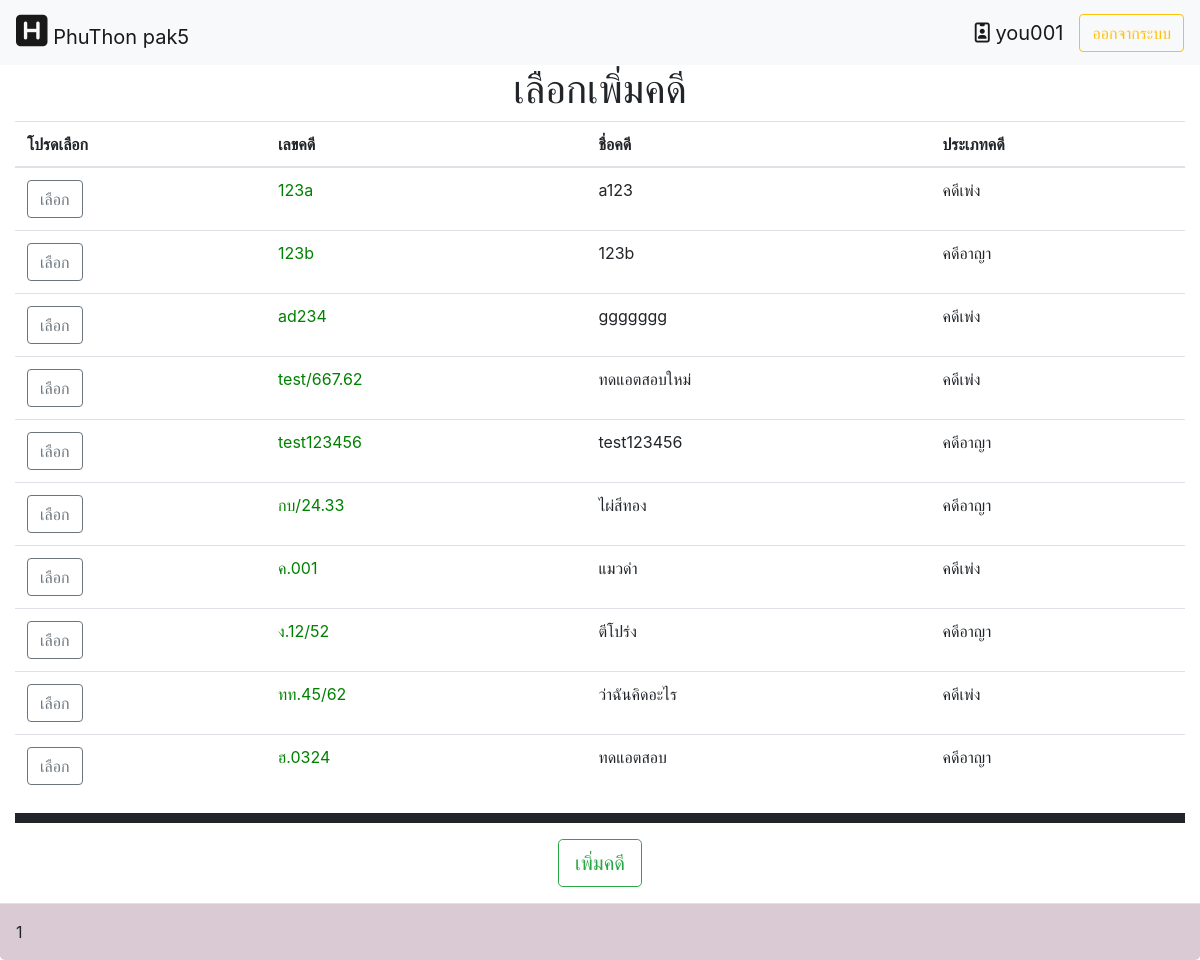
The page /home.php?&module=2&action=2 (signed in) on the database as committed earlier.
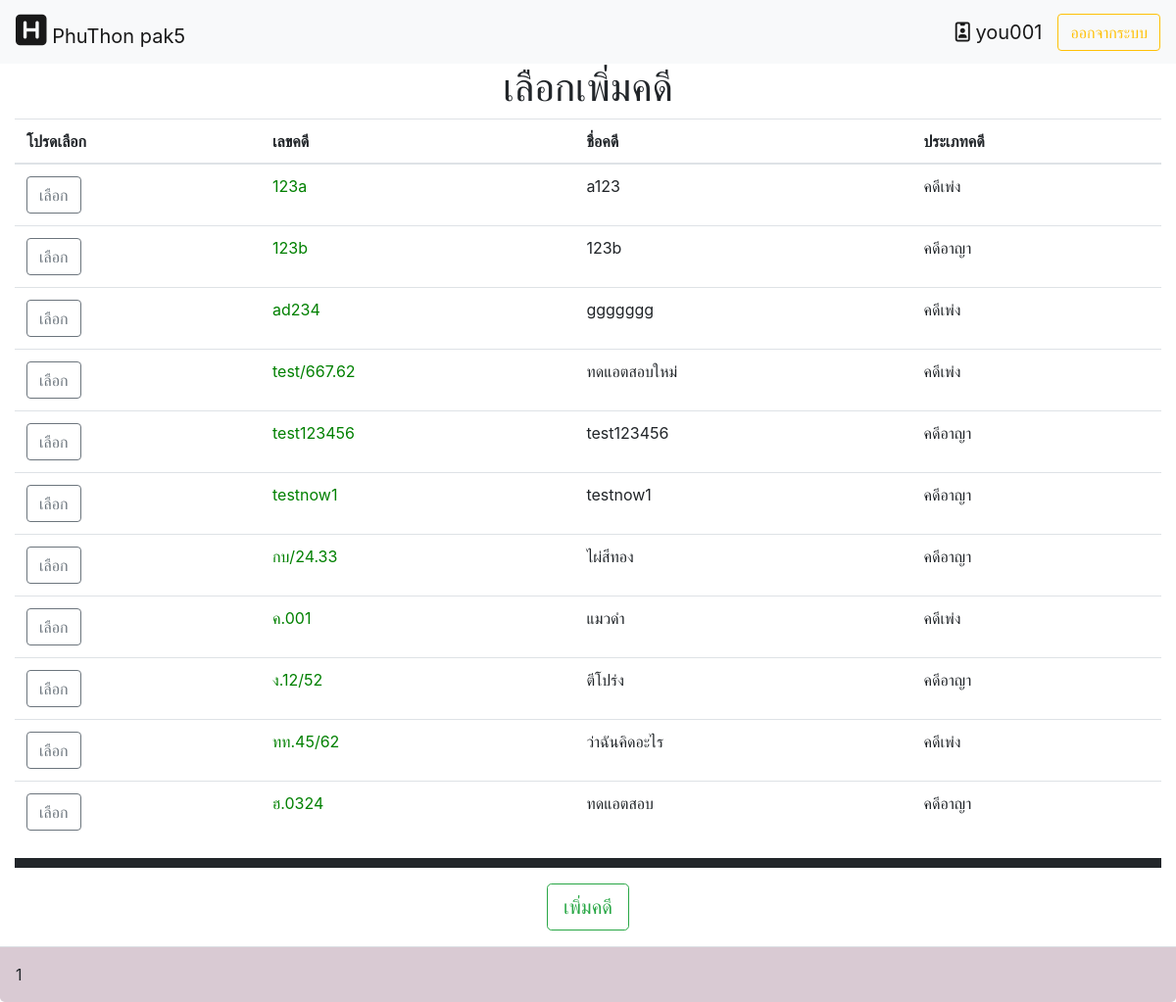
The same page on the database as committed later.
### tables this page shows
CREATE TABLE `case_name` (
  `case_id` varchar(255) NOT NULL,
  `case_name` varchar(255) NOT NULL,
  `case_type` tinyint(2) NOT NULL,
  `case_savetime` timestamp NOT NULL DEFAULT current_timestamp() ON UPDATE current_timestamp(),
  `case_status` tinyint(2) NOT NULL
);

### module/insert/idcase_insert.php (the view, shortened to what this page needs)
<h1 class="text-center">เลือกเพิ่มคดี</h1>
<table class="table" id="myTable">
<thead>
    <tr>
      <th scope="col">โปรดเลือก</th>
      <th scope="col">เลขคดี</th>
      <th scope="col">ชื่อคดี</th>
      <th scope="col">ประเภทคดี</th>
    </tr>
  </thead>
<?php
$con = connect_db();
$sql_res = mysqli_query($con,"SELECT cn.case_id,cn.case_name,cn.case_type,cn.case_savetime FROM case_name as cn")or die("select sql responsible_person error".mysqli_error($con));
       while(list($case_id,$case_name,$case_type)=mysqli_fetch_row($sql_res)){
        if($case_type==1){
          $case_typeName="คดีเพ่ง";
        }else{
          $case_typeName="คดีอาญา";
        }
            echo"
            <tr>
              <td ><a href='?datacase=$case_id&module=2&action=3'><button type='button' class='btn btn-outline-secondary'>เลือก</button></a></td>
              <td><a href='?datacase=$case_id&module=1&action=1'>$case_id</a></td>
              <td>$case_name</td>
              <td>$case_typeName</td>
          </tr>";
        }
?>
</table>
  <hr style="border: solid 5px;">
  <p class="text-center"><td class="text-center" colspan=4><button type="button" class="btn btn-outline-success btn_add btn-lg" id="btn_add">เพิ่มคดี</button></p>

### home.php (shortened to what this page needs)
<html lang="en">
<head>
  <link rel="stylesheet" href="https://maxcdn.bootstrapcdn.com/bootstrap/4.3.1/css/bootstrap.min.css">
  <link rel="stylesheet" type="text/css" href="https://cdn.datatables.net/v/dt/dt-1.10.18/datatables.min.css"/>
  <link rel="stylesheet" href="home.css">
</head>
<body>
<?php
$con = connect_db();
$select = mysqli_query($con,"SELECT permiss_id FROM user WHERE user_id='$_SESSION[user_name]'")or die("select sql error".mysqli_error($con));
list($permiss)=mysqli_fetch_row($select);
if($permiss==2){
  $html_l="home.php";
}if($permiss==3){
  $html_l="home.php?&module=2&action=2";
}if($permiss==4){ ?>
  <script>
  swal({
      title: "กรุณาเข้าสู่ระบบ",
      icon: "warning",
  }).then((value) => {
window.location.href = "index.php";
  });
</script>
<?php
}
  ?>
<div class="sticky-top">
 <nav class="navbar navbar-expand-lg navbar-light bg-light">
  <a class="navbar-brand" href="<?php echo $html_l ?>"><i style="font-size: 36px" class="fas fa-h-square"></i> PhuThon pak5</a>
  <div class="collapse navbar-collapse" id="navbarTogglerDemo03">
    <form class="form-inline my-2 my-lg-0">
    <a class="navbar-brand"  href="home.php?module=1&action=5"><i class="far fa-id-badge"></i> <?php echo $_SESSION['user_name']; ?></a>
    <a href="module/fuction/destroy_session.php"><button class="btn btn-outline-warning my-2 my-sm-0" type="button">ออกจากระบบ</button></a>
    </form>
  </div>
</nav>
</div>
<div class="container-fluid">
<?php
include("module/fuction/fc_module.php");
if(empty($_GET['module'])||empty($_GET['action'])){
  module(0,0);
}else{
  module($_GET['module'],$_GET['action']);
}
?>
  </div>
  <div class="footer">1</div>
</body>
</html>

### module/fuction/fc_module.php (shortened to what this page needs)
<?php
    function module($module,$action){
        $m = "";
        $a = "";
        switch($module){
            case 2 : $m="insert"; break;
        }
        switch($action){
            case 2 : $a="idcase_insert.php"; break;
        }
        if($m=="404"||$a=="404.php"){
            include("module/404/404.php");
        }else{
            include("module/$m/$a");
        }
    }
?>

### home.css (style rules this page uses)
.footer { background-color: #d9cad3; display: -ms-flexbox; -ms-flex-align: center; align-items: center; -ms-flex-pack: end; padding: 1rem; border-top: 1px solid #dee2e6; border-bottom-right-radius: .3rem; border-bottom-left-radius: .3rem; }
a { color: green; }

Rows that differ between the two databases and show on the page:
added case_name: case_id "testnow1", case_name "testnow1", case_type "คดีอาญา"
